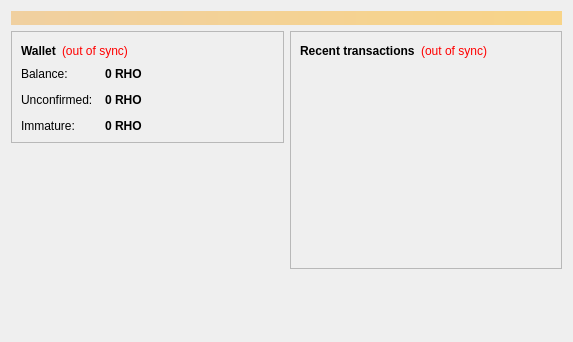
<?xml version="1.0" encoding="UTF-8"?>
<ui version="4.0">
 <class>OverviewPage</class>
 <widget class="QWidget" name="OverviewPage">
  <property name="geometry">
   <rect>
    <x>0</x>
    <y>0</y>
    <width>573</width>
    <height>342</height>
   </rect>
  </property>
  <property name="windowTitle">
   <string>Form</string>
  </property>
  <layout class="QVBoxLayout" name="topLayout">
   <item>
    <widget class="QLabel" name="labelAlerts">
     <property name="visible">
      <bool>false</bool>
     </property>
     <property name="styleSheet">
      <string notr="true">background-color: qlineargradient(x1: 0, y1: 0, x2: 1, y2: 0, stop:0 #F0D0A0, stop:1 #F8D488); color:#000000;</string>
     </property>
     <property name="wordWrap">
      <bool>true</bool>
     </property>
     <property name="margin">
      <number>3</number>
     </property>
    </widget>
   </item>
   <item>
    <layout class="QHBoxLayout" name="horizontalLayout" stretch="1,1">
     <item>
      <layout class="QVBoxLayout" name="verticalLayout_2">
       <item>
        <widget class="QFrame" name="frame">
         <property name="frameShape">
          <enum>QFrame::StyledPanel</enum>
         </property>
         <property name="frameShadow">
          <enum>QFrame::Raised</enum>
         </property>
         <layout class="QVBoxLayout" name="verticalLayout_4">
          <item>
           <layout class="QHBoxLayout" name="horizontalLayout_4">
            <item>
             <widget class="QLabel" name="label_5">
              <property name="font">
               <font>
                <weight>75</weight>
                <bold>true</bold>
               </font>
              </property>
              <property name="text">
               <string>Wallet</string>
              </property>
             </widget>
            </item>
            <item>
             <widget class="QLabel" name="labelWalletStatus">
              <property name="toolTip">
               <string>The displayed information may be out of date. Your wallet automatically synchronizes with the Rhodium network after a connection is established, but this process has not completed yet.</string>
              </property>
              <property name="styleSheet">
               <string notr="true">QLabel { color: red; }</string>
              </property>
              <property name="text">
               <string notr="true">(out of sync)</string>
              </property>
              <property name="alignment">
               <set>Qt::AlignLeading|Qt::AlignLeft|Qt::AlignVCenter</set>
              </property>
             </widget>
            </item>
            <item>
             <spacer name="horizontalSpacer_2">
              <property name="orientation">
               <enum>Qt::Horizontal</enum>
              </property>
              <property name="sizeHint" stdset="0">
               <size>
                <width>40</width>
                <height>20</height>
               </size>
              </property>
             </spacer>
            </item>
           </layout>
          </item>
          <item>
           <layout class="QFormLayout" name="formLayout_2">
            <property name="fieldGrowthPolicy">
             <enum>QFormLayout::AllNonFixedFieldsGrow</enum>
            </property>
            <property name="horizontalSpacing">
             <number>12</number>
            </property>
            <property name="verticalSpacing">
             <number>12</number>
            </property>
            <item row="0" column="0">
             <widget class="QLabel" name="label">
              <property name="text">
               <string>Balance:</string>
              </property>
             </widget>
            </item>
            <item row="0" column="1">
             <widget class="QLabel" name="labelBalance">
              <property name="font">
               <font>
                <weight>75</weight>
                <bold>true</bold>
               </font>
              </property>
              <property name="cursor">
               <cursorShape>IBeamCursor</cursorShape>
              </property>
              <property name="toolTip">
               <string>Your current balance</string>
              </property>
              <property name="text">
               <string notr="true">0 RHO</string>
              </property>
              <property name="textInteractionFlags">
               <set>Qt::LinksAccessibleByMouse|Qt::TextSelectableByKeyboard|Qt::TextSelectableByMouse</set>
              </property>
             </widget>
            </item>
            <item row="1" column="0">
             <widget class="QLabel" name="label_3">
              <property name="text">
               <string>Unconfirmed:</string>
              </property>
             </widget>
            </item>
            <item row="1" column="1">
             <widget class="QLabel" name="labelUnconfirmed">
              <property name="font">
               <font>
                <weight>75</weight>
                <bold>true</bold>
               </font>
              </property>
              <property name="cursor">
               <cursorShape>IBeamCursor</cursorShape>
              </property>
              <property name="toolTip">
               <string>Total of transactions that have yet to be confirmed, and do not yet count toward the current balance</string>
              </property>
              <property name="text">
               <string notr="true">0 RHO</string>
              </property>
              <property name="textInteractionFlags">
               <set>Qt::LinksAccessibleByMouse|Qt::TextSelectableByKeyboard|Qt::TextSelectableByMouse</set>
              </property>
             </widget>
            </item>
            <item row="2" column="0">
             <widget class="QLabel" name="labelImmatureText">
              <property name="text">
               <string>Immature:</string>
              </property>
             </widget>
            </item>
            <item row="2" column="1">
             <widget class="QLabel" name="labelImmature">
              <property name="font">
               <font>
                <weight>75</weight>
                <bold>true</bold>
               </font>
              </property>
              <property name="toolTip">
               <string>Mined balance that has not yet matured</string>
              </property>
              <property name="text">
               <string notr="true">0 RHO</string>
              </property>
              <property name="textInteractionFlags">
               <set>Qt::LinksAccessibleByMouse|Qt::TextSelectableByKeyboard|Qt::TextSelectableByMouse</set>
              </property>
             </widget>
            </item>
           </layout>
          </item>
         </layout>
        </widget>
       </item>
       <item>
        <spacer name="verticalSpacer">
         <property name="orientation">
          <enum>Qt::Vertical</enum>
         </property>
         <property name="sizeHint" stdset="0">
          <size>
           <width>20</width>
           <height>40</height>
          </size>
         </property>
        </spacer>
       </item>
      </layout>
     </item>
     <item>
      <layout class="QVBoxLayout" name="verticalLayout_3">
       <item>
        <widget class="QFrame" name="frame_2">
         <property name="frameShape">
          <enum>QFrame::StyledPanel</enum>
         </property>
         <property name="frameShadow">
          <enum>QFrame::Raised</enum>
         </property>
         <layout class="QVBoxLayout" name="verticalLayout">
          <item>
           <layout class="QHBoxLayout" name="horizontalLayout_2">
            <item>
             <widget class="QLabel" name="label_4">
              <property name="text">
               <string>&lt;b&gt;Recent transactions&lt;/b&gt;</string>
              </property>
             </widget>
            </item>
            <item>
             <widget class="QLabel" name="labelTransactionsStatus">
              <property name="toolTip">
               <string>The displayed information may be out of date. Your wallet automatically synchronizes with the Rhodium network after a connection is established, but this process has not completed yet.</string>
              </property>
              <property name="styleSheet">
               <string notr="true">QLabel { color: red; }</string>
              </property>
              <property name="text">
               <string notr="true">(out of sync)</string>
              </property>
              <property name="alignment">
               <set>Qt::AlignRight|Qt::AlignTrailing|Qt::AlignVCenter</set>
              </property>
             </widget>
            </item>
            <item>
             <spacer name="horizontalSpacer">
              <property name="orientation">
               <enum>Qt::Horizontal</enum>
              </property>
              <property name="sizeHint" stdset="0">
               <size>
                <width>40</width>
                <height>20</height>
               </size>
              </property>
             </spacer>
            </item>
           </layout>
          </item>
          <item>
           <widget class="QListView" name="listTransactions">
            <property name="styleSheet">
             <string notr="true">QListView { background: transparent; }</string>
            </property>
            <property name="frameShape">
             <enum>QFrame::NoFrame</enum>
            </property>
            <property name="verticalScrollBarPolicy">
             <enum>Qt::ScrollBarAlwaysOff</enum>
            </property>
            <property name="horizontalScrollBarPolicy">
             <enum>Qt::ScrollBarAlwaysOff</enum>
            </property>
            <property name="selectionMode">
             <enum>QAbstractItemView::NoSelection</enum>
            </property>
           </widget>
          </item>
         </layout>
        </widget>
       </item>
       <item>
        <spacer name="verticalSpacer_2">
         <property name="orientation">
          <enum>Qt::Vertical</enum>
         </property>
         <property name="sizeHint" stdset="0">
          <size>
           <width>20</width>
           <height>40</height>
          </size>
         </property>
        </spacer>
       </item>
      </layout>
     </item>
    </layout>
   </item>
  </layout>
 </widget>
 <resources/>
 <connections/>
</ui>
